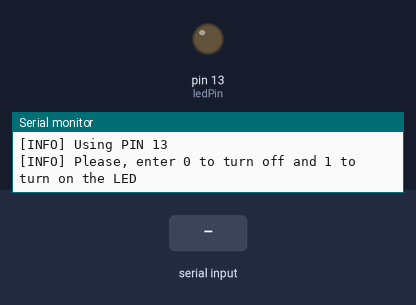
Recording of a sketch running on a simulated Arduino Uno, built with avr-gcc and run on an emulated ATmega328P. Shown: output pins drawn as LEDs (lit = HIGH), the last lines printed to the serial monitor. The test bench sets the inputs (shaded band).

Above: at 1.2 s.
1.3 s: "1\n" received over Serial
At 2.7 s:
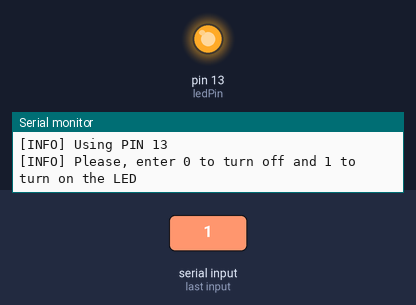
4.3 s: byte 48 ('0') received over Serial
At 5.0 s:
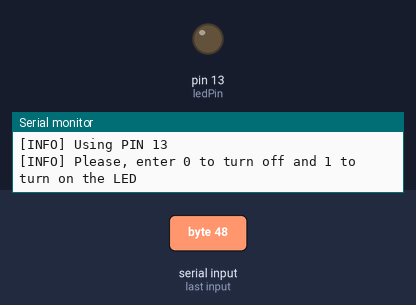
Timing chart, 0 to 7.3 s (numbered marks = the images above; inputs shaded):
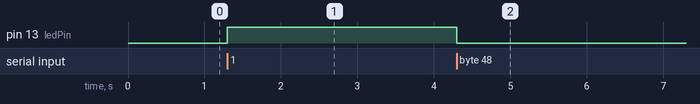

Measured:
- after the input at 1.3 s, pin 13 (ledPin): LOW → HIGH at once
- after the input at 4.3 s, pin 13 (ledPin): HIGH → LOW at once

The sketch:

1_led_control_by_user.ino
```cpp
// Write a program that allows the user to control the LED connected to pin 13 of the Arduino.
// When the program is started, the LED should be off. The user should open the serial monitor to communicate with the Arduino.
// If the user sends the character '1' through the serial monitor then the LED should turn on.
// If the user sends the character '0' through the serial monitor then the LED should turn off.

int ledPin = 13;      // Define the pin where the LED is connected
void setup()
{
  Serial.begin(9600);    // Initialize UART protocol with Baud rate at 9600 bps
  pinMode(ledPin, OUTPUT);   // We want to control this LED
  digitalWrite(ledPin, LOW); // We want the LED to start off
}

void loop()
{

  int display_count = 0; // Variable to control the number of time we display prompt

  // Wait for user input
  while (Serial.available() == 0)
  {
    if (display_count == 0)
    {
      // Prompt user for input once (avoid flooding)
      Serial.print("[INFO] Using PIN ");
      Serial.println(ledPin);
      Serial.println("[INFO] Please, enter 0 to turn off and 1 to turn on the LED");
      display_count++;
    }
  }

  if (Serial.available() > 0)
  { // Only read if data is available

    char user_input = Serial.read(); // Read as a character

    if (user_input == '1')
    {
      Serial.print("[INFO] User Input: ");
      Serial.println(user_input);
      if (digitalRead(ledPin) == LOW)
      {
        digitalWrite(ledPin, HIGH);
        Serial.println("[OUTPUT] PIN 13 is HIGH, LED is now ON");
      }

      else
      {
        Serial.println("[OUTPUT] PIN 13 is HIGH, LED was already ON");
      }
    }

    else if (user_input == '0')
    {
      if (digitalRead(ledPin) == HIGH)
      {
        Serial.print("[INFO] User Input: ");
        Serial.println(user_input);
        digitalWrite(ledPin, LOW);
        Serial.println("[OUTPUT] PIN is LOW, LED is now OFF");
      }

      else
      {
        Serial.println("[OUTPUT] PIN is LOW, LED was already OFF");
      }
    }

    // Avoid considering newlines, space and carriage returns as input
    else if (user_input == '\n' || user_input == '\r' || user_input == ' ') {
     // Do nothing there
    }

    else
    {
      // DO NOTHING FOR ANY OTHER INPUT THAN 0 or 1
      Serial.print("[ERROR] Invalid input—only 0 or 1 accepted. ");
      Serial.print("You have inputted : ");
      Serial.println(user_input);
    }
  };
}
```
